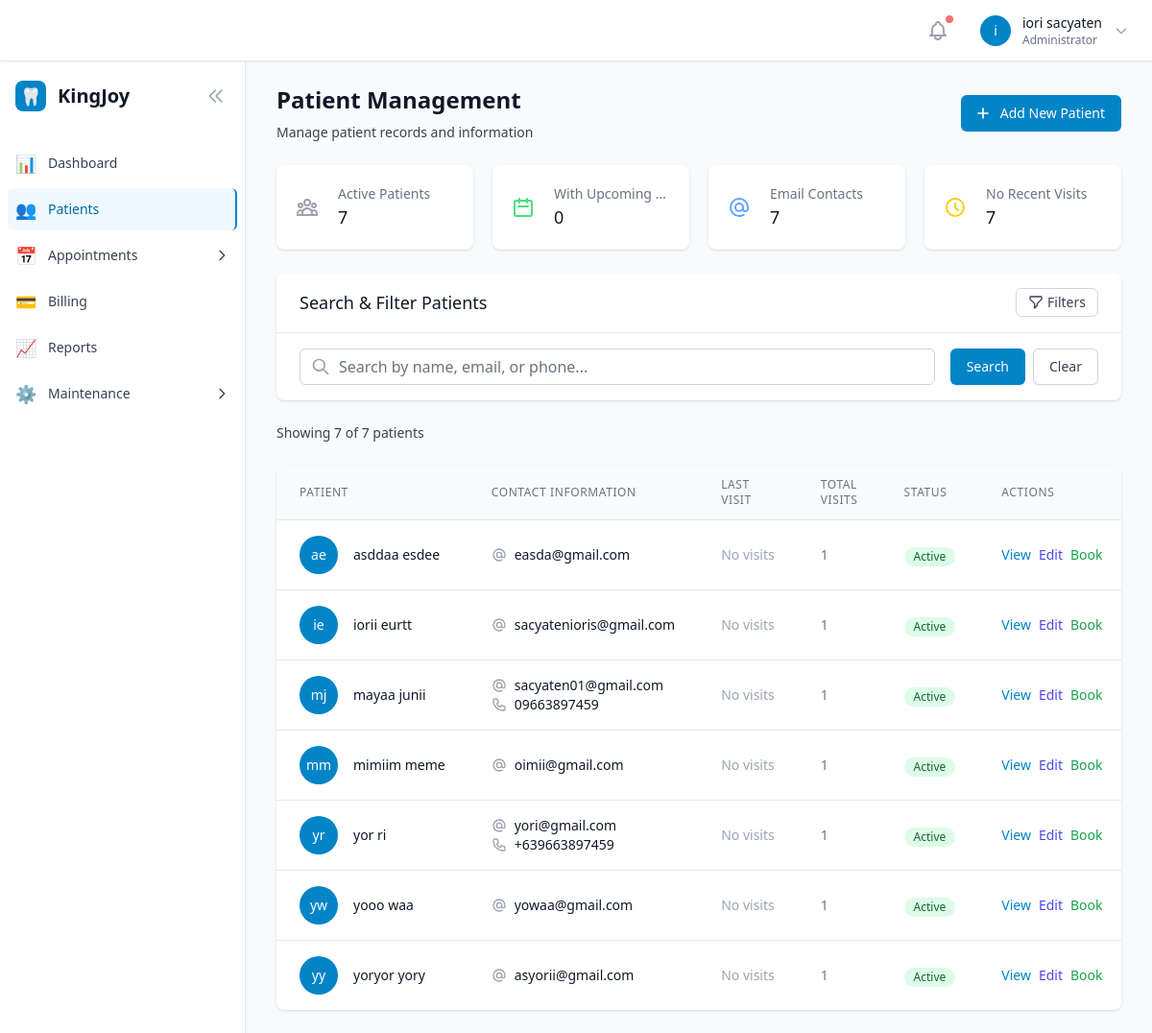
The page /patients/ (signed in) on the database as committed earlier.
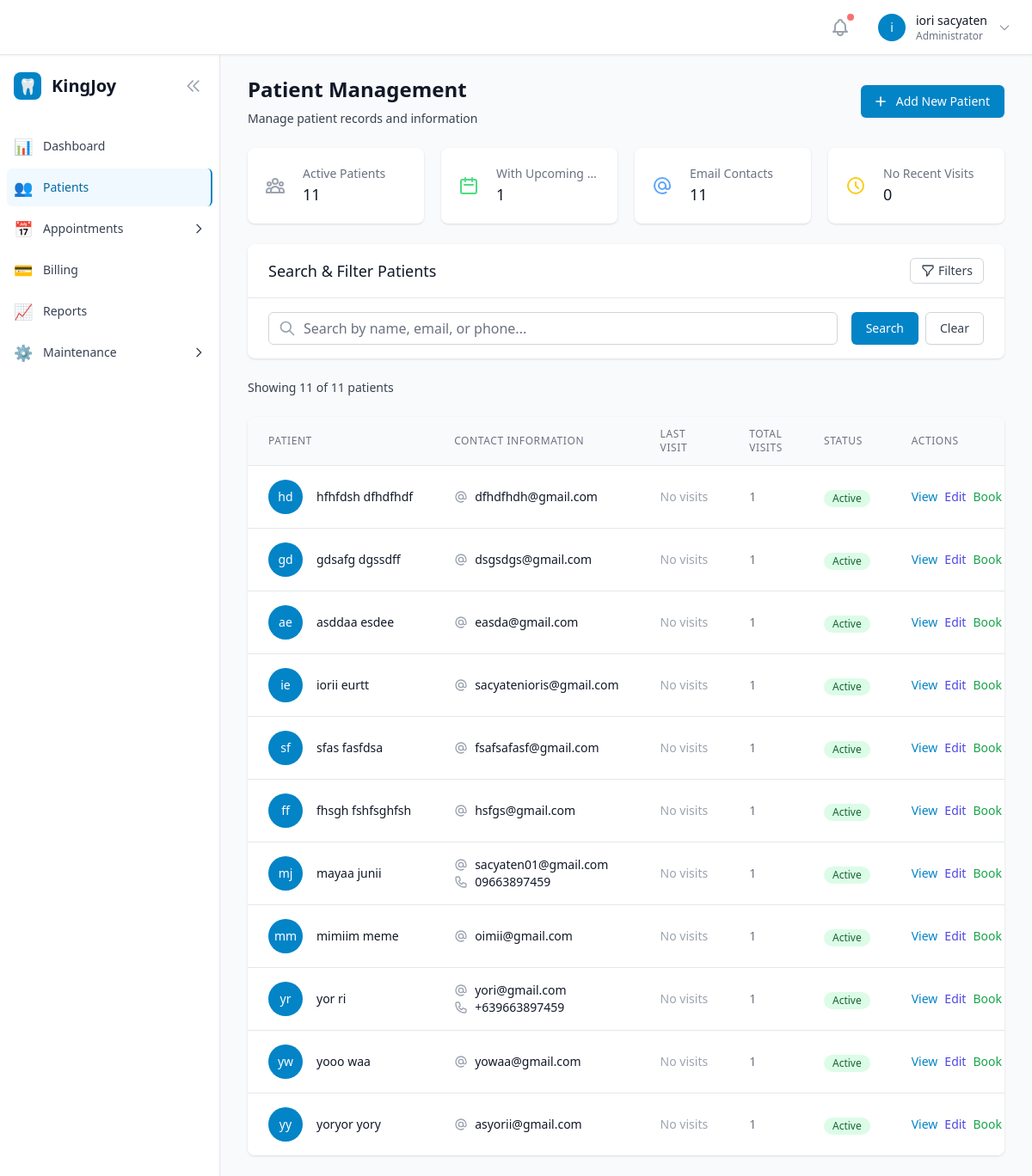
The same page on the database as committed later.
### patients/models.py (models this page shows, shortened)
class Patient(models.Model):
    first_name = models.CharField(max_length=100)
    last_name = models.CharField(max_length=100)
    email = models.EmailField(blank=True)
    phone_regex = RegexValidator(
        regex=r'^\+?1?\d{9,15}$',
        message="Phone number must be entered in the format: '+999999999'. Up to 15 digits allowed."
    )
    contact_number = models.CharField(validators=[phone_regex], max_length=17, blank=True, null=True)
    address = models.TextField(blank=True)
    date_of_birth = models.DateField(null=True, blank=True)
    emergency_contact_name = models.CharField(max_length=100, blank=True)
    emergency_contact_phone = models.CharField(validators=[phone_regex], max_length=17, blank=True, null=True)
    medical_notes = models.TextField(blank=True, help_text="Allergies, medical conditions, etc.")
    created_at = models.DateTimeField(auto_now_add=True)
    updated_at = models.DateTimeField(auto_now=True)
    is_active = models.BooleanField(default=True)
    class Meta:
        ordering = ['last_name', 'first_name']
        indexes = [
            models.Index(fields=['email']),
            models.Index(fields=['contact_number']),
            models.Index(fields=['last_name', 'first_name']),
        ]
    @property
    def full_name(self):
        return f"{self.first_name} {self.last_name}"

### patients/views.py (the view, shortened to what this page needs)
# urls.py: path('', views.PatientListView.as_view(), name='patient_list'),
class PatientListView(LoginRequiredMixin, ListView):
    model = Patient
    template_name = 'patients/patient_list.html'
    context_object_name = 'patients'
    paginate_by = 25
    def dispatch(self, request, *args, **kwargs):
        if not request.user.has_permission('patients'):
            messages.error(request, 'You do not have permission to access this page.')
            return redirect('core:dashboard')
        return super().dispatch(request, *args, **kwargs)
    def get_queryset(self):
        queryset = Patient.objects.select_related().prefetch_related('appointments__appointment_slot', 'appointments__service')
        search = self.request.GET.get('search', '').strip()
        status = self.request.GET.get('status', '')
        contact = self.request.GET.get('contact', '')
        activity = self.request.GET.get('activity', '')
        sort_by = self.request.GET.get('sort', 'name_asc')
        if status:
            if status == 'active':
                queryset = queryset.filter(is_active=True)
            elif status == 'inactive':
                queryset = queryset.filter(is_active=False)
        if sort_by == 'name_asc':
            queryset = queryset.order_by('last_name', 'first_name')
        elif sort_by == 'name_desc':
            queryset = queryset.order_by('-last_name', '-first_name')
        elif sort_by == 'date_added_desc':
            queryset = queryset.order_by('-created_at')
        elif sort_by == 'date_added_asc':
            queryset = queryset.order_by('created_at')
        queryset = queryset.annotate(
            visit_count=Count('appointments', distinct=True)
        )
        return queryset
    def get_context_data(self, **kwargs):
        context = super().get_context_data(**kwargs)
        context['current_filters'] = {
            'search': self.request.GET.get('search', ''),
            'status': self.request.GET.get('status', ''),
            'contact': self.request.GET.get('contact', ''),
            'activity': self.request.GET.get('activity', ''),
            'sort': self.request.GET.get('sort', 'name_asc'),
        }
        active_filters = []
        if context['current_filters']['search']:
            active_filters.append(f"Search: {context['current_filters']['search']}")
        if context['current_filters']['status']:
            active_filters.append(f"Status: {context['current_filters']['status'].title()}")
        if context['current_filters']['contact']:
            active_filters.append(f"Contact: {context['current_filters']['contact'].replace('_', ' ').title()}")
        if context['current_filters']['activity']:
            active_filters.append(f"Activity: {context['current_filters']['activity'].replace('_', ' ').title()}")
        context['active_filters'] = active_filters
        total_patients = Patient.objects.filter(is_active=True).count()
        today = date.today()
        upcoming_appointments = Appointment.objects.filter(
            appointment_slot__date__gte=today,
            status__in=['approved', 'pending']
        ).values('patient').distinct().count()
        with_email = Patient.objects.filter(is_active=True, email__isnull=False).exclude(email='').count()
        old_date = today - timedelta(days=90)
        no_recent_visits = Patient.objects.filter(is_active=True).exclude(
            appointments__appointment_slot__date__gte=old_date
        ).count()
        context['insights'] = {
            'total_active': total_patients,
            'upcoming_appointments': upcoming_appointments,
            'with_email': with_email,
            'no_recent_visits': no_recent_visits,
        }
        context['total_count'] = Patient.objects.count()
        export_format = self.request.GET.get('export')
        if export_format in ['csv', 'pdf']:
            return self.export_patients(context['patients'], export_format)
        return context

### users/models.py (called while the page is built)
    def has_permission(self, module_name):
        if self.is_superuser:
            return True
        if not self.role or self.role.is_archived:  # Users with archived roles lose access
            return False
        return self.role.permissions.get(module_name, False)

### users/templatetags/user_tags.py (called while the page is built)
@register.filter
def has_permission(user, module_name):
    if not user or not user.is_authenticated:
        return False
    if user.is_superuser:
        return True
    if not hasattr(user, 'role') or not user.role:
        return False
    return user.role.permissions.get(module_name, False)

### templates/patients/patient_list.html (shortened to what the changed rows need)
{% extends "base.html" %}
{% load user_tags %}
{% block content %}
<div class="space-y-6">
    <div class="sm:flex sm:items-center sm:justify-between">
        <div>
            <h1 class="text-2xl font-bold text-gray-900">Patient Management</h1>
        </div>
    </div>
    <div class="grid grid-cols-1 gap-5 sm:grid-cols-2 lg:grid-cols-4">
        <div class="bg-white overflow-hidden shadow rounded-lg">
            <div class="p-5">
                <div class="flex items-center">
                    <div class="ml-5 w-0 flex-1">
                        <dl>
                            <dt class="text-sm font-medium text-gray-500 truncate">Active Patients</dt>
                            <dd class="text-lg font-medium text-gray-900">{{ insights.total_active }}</dd>
                        </dl>
                    </div>
                </div>
            </div>
        </div>
        <div class="bg-white overflow-hidden shadow rounded-lg">
            <div class="p-5">
                <div class="flex items-center">
                    <div class="ml-5 w-0 flex-1">
                        <dl>
                            <dt class="text-sm font-medium text-gray-500 truncate">With Upcoming Appointments</dt>
                            <dd class="text-lg font-medium text-gray-900">{{ insights.upcoming_appointments }}</dd>
                        </dl>
                    </div>
                </div>
            </div>
        </div>
        <div class="bg-white overflow-hidden shadow rounded-lg">
            <div class="p-5">
                <div class="flex items-center">
                    <div class="ml-5 w-0 flex-1">
                        <dl>
                            <dt class="text-sm font-medium text-gray-500 truncate">Email Contacts</dt>
                            <dd class="text-lg font-medium text-gray-900">{{ insights.with_email }}</dd>
                        </dl>
                    </div>
                </div>
            </div>
        </div>
        <div class="bg-white overflow-hidden shadow rounded-lg">
            <div class="p-5">
                <div class="flex items-center">
                    <div class="ml-5 w-0 flex-1">
                        <dl>
                            <dt class="text-sm font-medium text-gray-500 truncate">No Recent Visits</dt>
                            <dd class="text-lg font-medium text-gray-900">{{ insights.no_recent_visits }}</dd>
                        </dl>
                    </div>
                </div>
            </div>
        </div>
    </div>
    <div class="flex items-center justify-between">
        <p class="text-sm text-gray-700">
            Showing {{ patients|length }} of {{ total_count }} patients
        </p>
    </div>
    <div class="bg-white shadow rounded-lg overflow-hidden">
        {% if patients %}
            <div class="overflow-x-auto">
                <table class="min-w-full divide-y divide-gray-200">
                    <thead class="bg-gray-50">
                        <tr>
                            <th class="px-6 py-3 text-left text-xs font-medium text-gray-500 uppercase tracking-wider">
                                Patient
                            </th>
                            <th class="px-6 py-3 text-left text-xs font-medium text-gray-500 uppercase tracking-wider">
                                Contact Information
                            </th>
                            <th class="px-6 py-3 text-left text-xs font-medium text-gray-500 uppercase tracking-wider">
                                Last Visit
                            </th>
                            <th class="px-6 py-3 text-left text-xs font-medium text-gray-500 uppercase tracking-wider">
                                Total Visits
                            </th>
                            <th class="px-6 py-3 text-left text-xs font-medium text-gray-500 uppercase tracking-wider">
                                Status
                            </th>
                            <th class="px-6 py-3 text-left text-xs font-medium text-gray-500 uppercase tracking-wider">
                                Actions
                            </th>
                        </tr>
                    </thead>
                    <tbody class="bg-white divide-y divide-gray-200">
                        {% for patient in patients %}
                        <tr class="hover:bg-gray-50">
                            <td class="px-6 py-4 whitespace-nowrap">
                                <div class="flex items-center">
                                    <div class="flex-shrink-0 h-10 w-10">
                                        <div class="h-10 w-10 rounded-full bg-primary-600 flex items-center justify-center">
                                            <span class="text-sm font-medium text-white">
                                                {{ patient.first_name|first }}{{ patient.last_name|first }}
                                            </span>
                                        </div>
                                    </div>
                                    <div class="ml-4">
                                        <div class="text-sm font-medium text-gray-900">
                                            <a href="{% url 'patients:patient_detail' patient.pk %}"
                                               class="hover:text-primary-600">
                                                {{ patient.full_name }}
                                            </a>
                                        </div>
                                    </div>
                                </div>
                            </td>
                            <td class="px-6 py-4 whitespace-nowrap">
                                <div class="text-sm text-gray-900">
                                    {% if patient.email %}
                                        <div class="flex items-center">
                                            <svg class="flex-shrink-0 h-4 w-4 text-gray-400 mr-2" fill="none" stroke="currentColor" viewBox="0 0 24 24">
                                                <path stroke-linecap="round" stroke-linejoin="round" stroke-width="2" d="M16 12a4 4 0 10-8 0 4 4 0 008 0zm0 0v1.5a2.5 2.5 0 005 0V12a9 9 0 10-9 9m4.5-1.206a8.959 8.959 0 01-4.5 1.207"></path>
                                            </svg>
                                            <span class="truncate max-w-xs">{{ patient.email }}</span>
                                        </div>
                                    {% endif %}
                                    {% if patient.contact_number %}
                                        <div class="flex items-center">
                                            {{ patient.contact_number }}
                                        </div>
                                    {% endif %}
                                </div>
                            </td>
                            <td class="px-6 py-4 whitespace-nowrap text-sm text-gray-500">
                                {% with last_appointment=patient.last_appointment %}
                                    {% if last_appointment %}
                                        {{ last_appointment.schedule.date|date:"M d, Y" }}
                                        <div class="text-xs text-gray-400">
                                            {{ last_appointment.service.name|truncatechars:20 }}
                                        </div>
                                    {% else %}
                                        <span class="text-gray-400">No visits</span>
                                    {% endif %}
                                {% endwith %}
                            </td>
                            <td class="px-6 py-4 whitespace-nowrap text-sm text-gray-500">
                                {{ patient.visit_count|default:0 }}
                            </td>
                            <td class="px-6 py-4 whitespace-nowrap">
                                <span class="inline-flex items-center px-2.5 py-0.5 rounded-full text-xs font-medium
                                    {% if patient.is_active %}bg-green-100 text-green-800{% else %}bg-red-100 text-red-800{% endif %}">
                                    {% if patient.is_active %}Active{% else %}Inactive{% endif %}
                                </span>
                            </td>
                            <td class="px-6 py-4 whitespace-nowrap text-sm font-medium">
                                <div class="flex space-x-2">
                                    <a href="{% url 'patients:patient_detail' patient.pk %}"
                                       class="text-primary-600 hover:text-primary-900">View</a>
                                    <a href="{% url 'patients:patient_update' patient.pk %}"
                                       class="text-indigo-600 hover:text-indigo-900">Edit</a>
                                    {% if user|has_permission:'appointments' %}
                                    <a href="{% url 'appointments:appointment_create' %}?patient={{ patient.pk }}"
                                       class="text-green-600 hover:text-green-900">Book</a>
                                    {% endif %}
                                </div>
                            </td>
                        </tr>
                        {% endfor %}
                    </tbody>
                </table>
            </div>
        {% endif %}
    </div>
</div>
{% endblock %}

Rows that differ between the two databases and show on the page:
added Patient: first_name|first "h", last_name|first "d", full_name "hfhfdsh dfhdfhdf", email "dfhdfhdh@gmail.com", visit_count "1", is_active "Active"
added Patient: first_name|first "g", last_name|first "d", full_name "gdsafg dgssdff", email "dsgsdgs@gmail.com", visit_count "1", is_active "Active"
added Patient: first_name|first "s", last_name|first "f", full_name "sfas fasfdsa", email "fsafsafasf@gmail.com", visit_count "1", is_active "Active"
added Patient: first_name|first "f", full_name "fhsgh fshfsghfsh", email "hsfgs@gmail.com", visit_count "1", is_active "Active"
Other text that changed with them:
{{ insights.total_active }}: "7" → "11"
{{ insights.upcoming_appointments }}: "0" → "1"
{{ insights.with_email }}: "7" → "11"
{{ insights.no_recent_visits }}: "7" → "0"
{{ patients|length }}: "7" → "11"
{{ total_count }}: "7" → "11"
